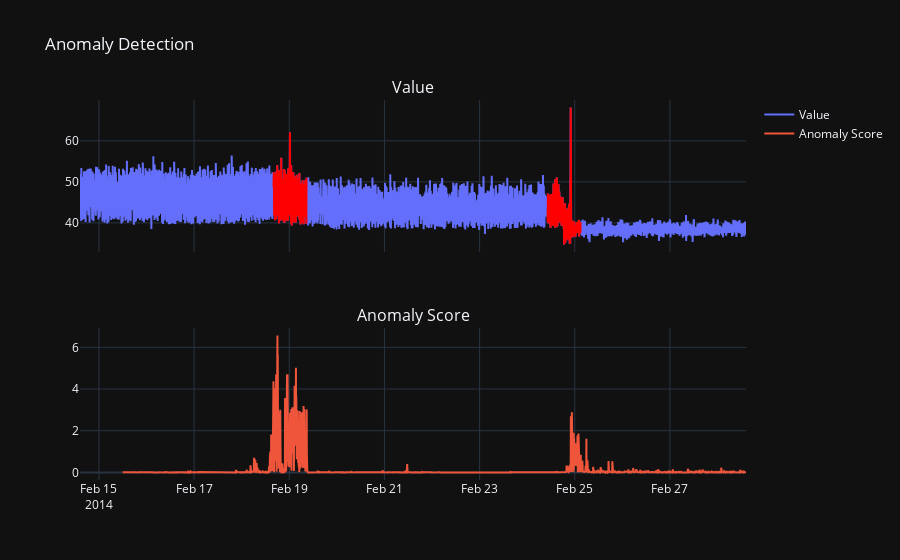

Write notebook code for a chart like this one.
### Code cell
anomaly_detection("realAWSCloudwatch/ec2_cpu_utilization_5f5533.csv", irritate=False)

### Figure 1 — Plotly figure (JSON) as saved in the notebook; plotly's stock layout.template omitted (floating-point values rounded to 4 significant figures; data arrays with more than 128 entries replaced by an {"elided": "..."} marker saying what was removed)
{"data": [{"mode": "lines", "name": "Value", "type": "scatter", "x": {"elided": "4032 str values"}, "xaxis": "x", "y": {"elided": "4032 float values"}, "yaxis": "y"}, {"mode": "lines", "name": "Anomaly Score", "type": "scatter", "x": {"elided": "3776 str values"}, "xaxis": "x2", "y": {"elided": "3776 float values"}, "yaxis": "y2"}, {"marker": {"color": "red"}, "mode": "lines", "showlegend": false, "type": "scatter", "x": {"elided": "201 str values"}, "xaxis": "x", "y": {"elided": "201 float values"}, "yaxis": "y"}, {"marker": {"color": "red"}, "mode": "lines", "showlegend": false, "type": "scatter", "x": {"elided": "201 str values"}, "xaxis": "x", "y": {"elided": "201 float values"}, "yaxis": "y"}], "layout": {"annotations": [{"font": {"size": 16}, "showarrow": false, "text": "Value", "x": 0.5, "xanchor": "center", "xref": "paper", "y": 1, "yanchor": "bottom", "yref": "paper"}, {"font": {"size": 16}, "showarrow": false, "text": "Anomaly Score", "x": 0.5, "xanchor": "center", "xref": "paper", "y": 0.4, "yanchor": "bottom", "yref": "paper"}], "title": {"text": "Anomaly Detection"}, "xaxis": {"anchor": "y", "domain": [0, 1], "matches": "x2", "showticklabels": false}, "xaxis2": {"anchor": "y2", "domain": [0, 1]}, "yaxis": {"anchor": "x", "domain": [0.6, 1]}, "yaxis2": {"anchor": "x2", "domain": [0, 0.4]}}}
